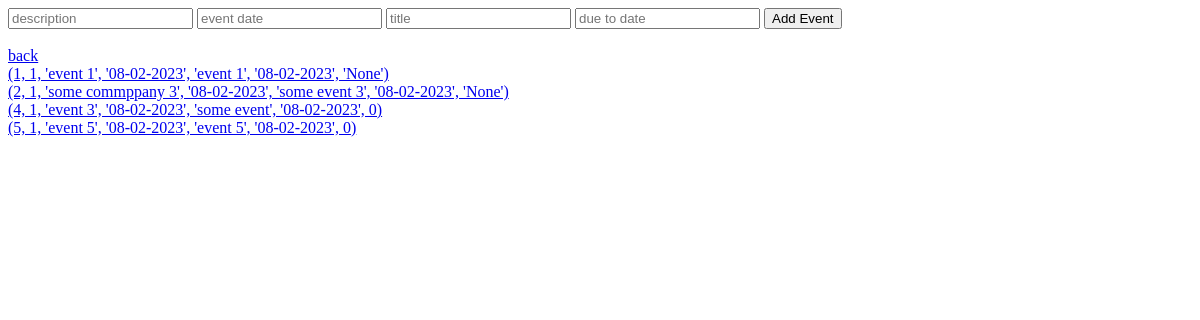
The page /vacancy/1/events/ on the database as committed earlier.
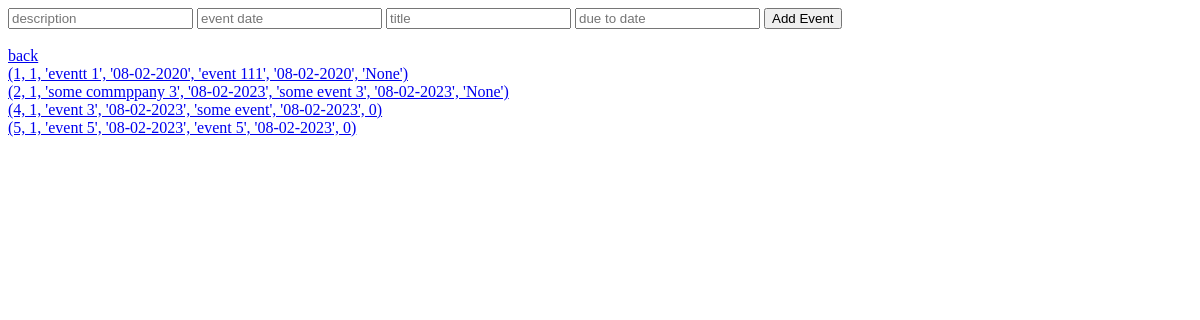
The same page on the database as committed later.
### tables this page shows
CREATE TABLE "event" (
	"id"	INTEGER NOT NULL UNIQUE,
	"vacancy_id"	INTEGER NOT NULL,
	"description"	TEXT NOT NULL,
	"event_date"	TEXT,
	"title"	TEXT NOT NULL,
	"due_to_date"	TEXT,
	"status"	INTEGER NOT NULL DEFAULT 0,
	PRIMARY KEY("id" AUTOINCREMENT)
);

### app.py (the view, shortened to what this page needs)
@app.route('/vacancy/<int:vacancy_id>/events/', methods=['GET', 'POST'])
def vacancy_events(vacancy_id):
    with db_processing.DB() as db:
        result = db.query(f"SELECT * FROM event WHERE vacancy_id == {vacancy_id}")
        return render_template('event_add.html', events=result, vacancy_id=vacancy_id)

### db_processing.py (called while the page is built)
    def __enter__(self):
        self.conn = sqlite3.connect('vacancy.db')
        if self.rows_check:
            self.conn.row_factory = sqlite3.Row
        self.c = self.conn.cursor()
        return self

    def query(self, qry):
        self.c.execute(qry)
        result = self.c.fetchall()
        return result

    def __exit__(self, exc_type, exc_val, exc_tb):
        self.c.close()
        self.conn.close()

### templates/event_add.html (shortened to what this page needs)
<!DOCTYPE html>
<html lang="en">
<head>
</head>
<body>
<form action="/vacancy/{{ vacancy_id }}/events/" method="POST">
    <input type="text" name="description" placeholder="description">
    <input type="text" name="event_date" placeholder="event date">
    <input type="text" name="title" placeholder="title">
    <input type="text" name="due_to_date" placeholder="due to date">
    <input type="submit" value="Add Event">
</form>
<br/>
<a href="../">back</a>
<br/>
<div>
    {% for event in events %}
    <a href="{{ event.0 }}">{{ event }}</a>
    {% endfor %}
</div>
</body>
</html>

Rows that differ between the two databases and show on the page:
changed event (number 1 of 4 on the later page): event "(1, 1, 'event 1', '08-02-2023', 'event 1', '08-02-2023', 'None')" → "(1, 1, 'eventt 1', '08-02-2020', 'event 111', '08-02-2020', 'None')"
